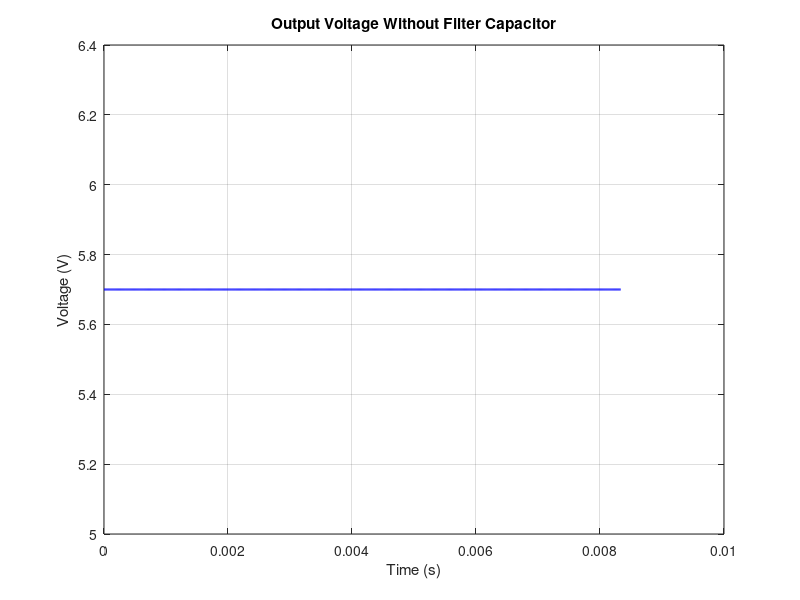
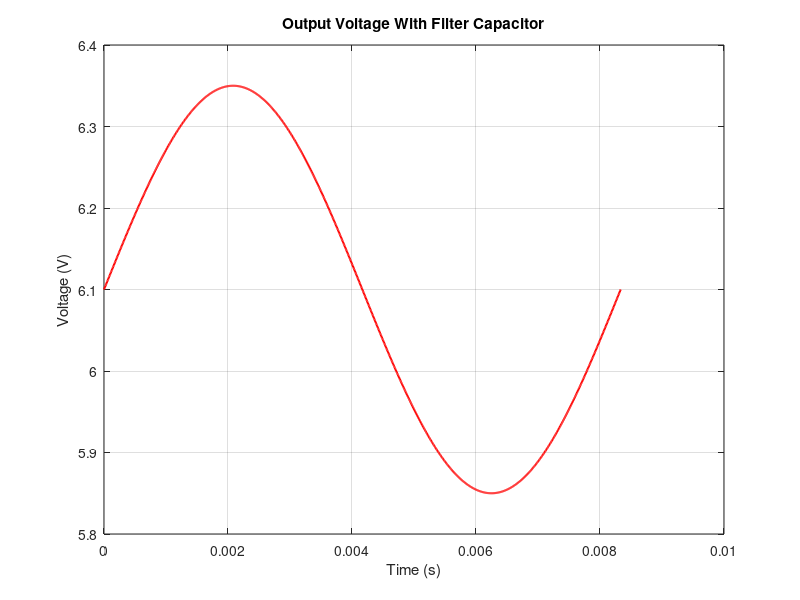

These figures' MATLAB source, in order:
clc; clear; close all;

% Parameters
Vout_no_filter = 5.7; % Measured DC output without filter capacitor
Vout_with_filter = 6.1; % Measured DC output with filter capacitor
Vr_pp = 0.5; % Peak-to-peak ripple voltage with filter capacitor
ripple_freq = 120; % Ripple frequency in Hz
time = linspace(0, 1/ripple_freq, 1000); % Time vector for one ripple period

% Waveforms
Vout_wave_no_filter = Vout_no_filter + 0 * time; % DC output without filter (constant)
Vout_wave_with_filter = Vout_with_filter + (Vr_pp/2) * sin(2 * pi * ripple_freq * time); % DC output with ripple

% Plot without filter capacitor
figure;
plot(time, Vout_wave_no_filter, 'b', 'LineWidth', 1.5);
xlabel('Time (s)');
ylabel('Voltage (V)');
title('Output Voltage Without Filter Capacitor');
grid on;

% Plot with filter capacitor
figure;
plot(time, Vout_wave_with_filter, 'r', 'LineWidth', 1.5);
xlabel('Time (s)');
ylabel('Voltage (V)');
title('Output Voltage With Filter Capacitor');
grid on;
